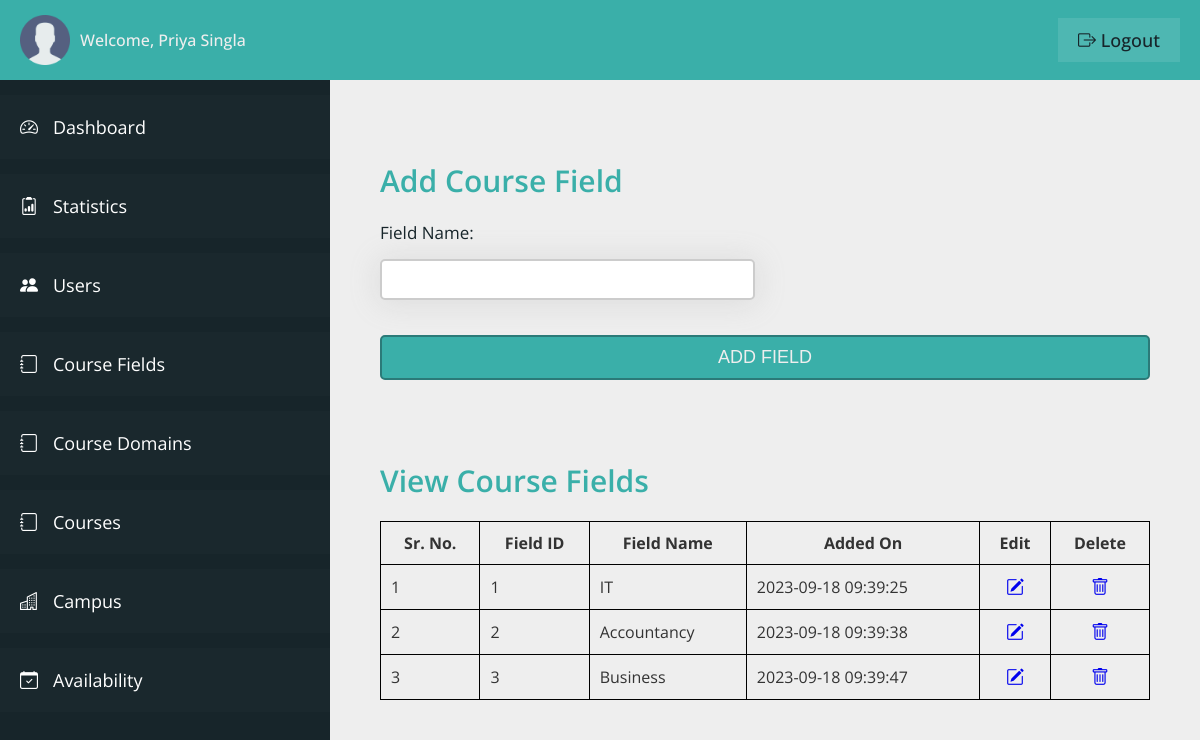
The page /admin/course-fields.php (signed in) on the database as committed earlier.
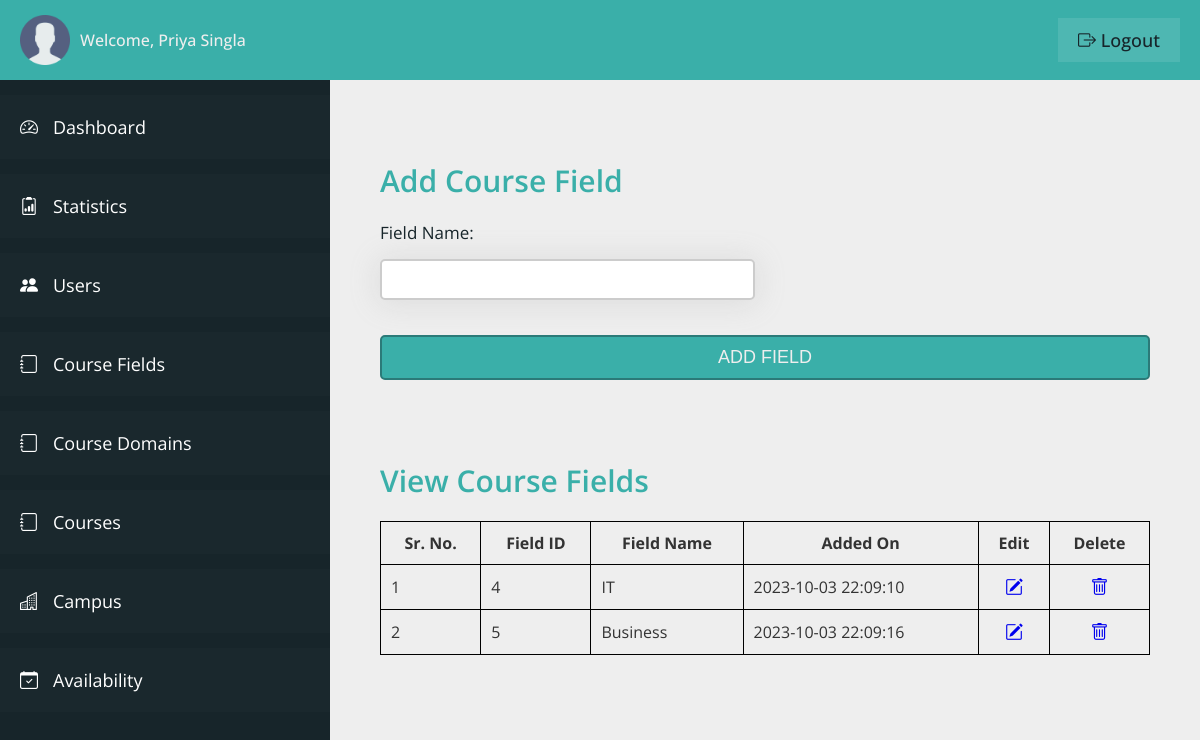
The same page on the database as committed later.
### tables this page shows
CREATE TABLE `course_field` (
  `field_id` int(11) NOT NULL,
  `field_name` varchar(100) NOT NULL,
  `added_on` datetime NOT NULL DEFAULT current_timestamp()
);

### admin/course-fields.php (the view, shortened to what the changed rows need)
<?php
include "../connection.php";
?>
<!DOCTYPE html>
<html lang="en">
<head>
    <link rel="stylesheet" href="css/style.css">
    <link rel="stylesheet" href="https://cdn.jsdelivr.net/npm/bootstrap-icons@1.11.0/font/bootstrap-icons.css">
</head>
<body>
    <div class="container">
        <main class="main__content">
            <div class="view__container">
                <div class="table__container">
                    <table class="table">
                        <thead>
                            <th>Sr. No.</th>
                            <th>Field ID</th>
                            <th>Field Name</th>
                            <th>Added On</th>
                            <th>Edit</th>
                            <th>Delete</th>
                        </thead>
                        <tbody>
                            <?php
                            $q1 = "Select * from course_field";
                            $r1 = mysqli_query($con, $q1);
                            $count = 1;
                            while ($row1 = mysqli_fetch_array($r1)) { ?>
                            <tr>
                                <td><?php echo $count; ?></td>
                                <td><?php echo $row1['field_id']; ?></td>
                                <td><?php echo $row1['field_name']; ?></td>
                                <td><?php echo $row1['added_on']; ?></td>
                                <td style="text-align: center;font-size:1.8rem;">
                                    <a href="course-fields-edit.php?fid=<?php echo $row1['field_id']; ?>">
                                        <i class="bi bi-pencil-square"></i>
                                    </a>
                                </td>
                                <td style="text-align: center;font-size:1.8rem;">
                                    <a onclick="return confirm('Are you sure you want to delete this item?');"
                                        href="course-fields-delete.php?fid=<?php echo $row1['field_id']; ?>">
                                        <i class="bi bi-trash"></i>
                                    </a>
                                </td>
                            </tr>
                            <?php
                                $count++;
                            }
                            ?>
                        </tbody>
                    </table>
                </div>
            </div>
        </main>
    </div>
</body>
</html>

Rows that differ between the two databases and show on the page:
removed course_field: field_id "1", field_name "IT", added_on "2023-09-18 09:39:25"
removed course_field: field_id "2", field_name "Accountancy", added_on "2023-09-18 09:39:38"
removed course_field: field_id "3", field_name "Business", added_on "2023-09-18 09:39:47"
added course_field: field_id "4", field_name "IT", added_on "2023-10-03 22:09:10"
added course_field: field_id "5", field_name "Business", added_on "2023-10-03 22:09:16"
